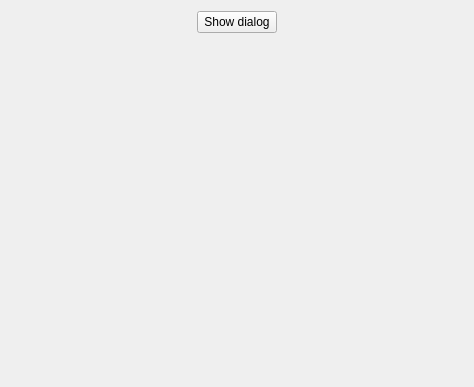
<?xml version="1.0" encoding="UTF-8"?>
<ui version="4.0">
 <class>DialogSettings</class>
 <widget class="QWidget" name="DialogSettings">
  <property name="geometry">
   <rect>
    <x>0</x>
    <y>0</y>
    <width>474</width>
    <height>387</height>
   </rect>
  </property>
  <property name="windowTitle">
   <string>Form</string>
  </property>
  <layout class="QGridLayout" name="gridLayout">
   <item row="0" column="1">
    <widget class="QPushButton" name="showDialogButton">
     <property name="text">
      <string>Show dialog</string>
     </property>
    </widget>
   </item>
   <item row="0" column="0">
    <spacer name="horizontalSpacer">
     <property name="orientation">
      <enum>Qt::Horizontal</enum>
     </property>
     <property name="sizeHint" stdset="0">
      <size>
       <width>40</width>
       <height>20</height>
      </size>
     </property>
    </spacer>
   </item>
   <item row="0" column="2">
    <spacer name="horizontalSpacer_2">
     <property name="orientation">
      <enum>Qt::Horizontal</enum>
     </property>
     <property name="sizeHint" stdset="0">
      <size>
       <width>40</width>
       <height>20</height>
      </size>
     </property>
    </spacer>
   </item>
   <item row="1" column="1">
    <widget class="MaterialDialog" name="dialog"/>
   </item>
   <item row="2" column="1">
    <spacer name="verticalSpacer">
     <property name="orientation">
      <enum>Qt::Vertical</enum>
     </property>
     <property name="sizeHint" stdset="0">
      <size>
       <width>20</width>
       <height>40</height>
      </size>
     </property>
    </spacer>
   </item>
  </layout>
 </widget>
 <customwidgets>
  <customwidget>
   <class>MaterialDialog</class>
   <extends>QWidget</extends>
   <header location="global">QtMaterialWidgets/dialog.hpp</header>
  </customwidget>
 </customwidgets>
 <resources/>
 <connections/>
</ui>
